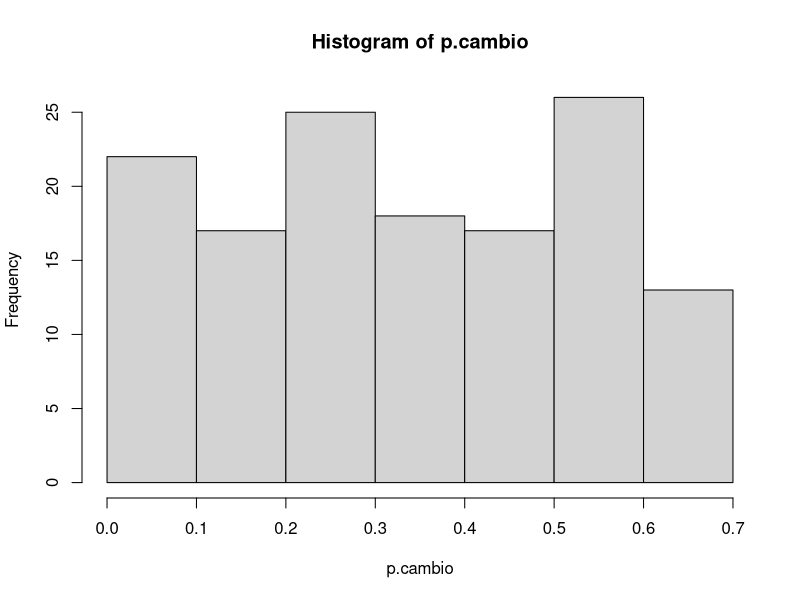
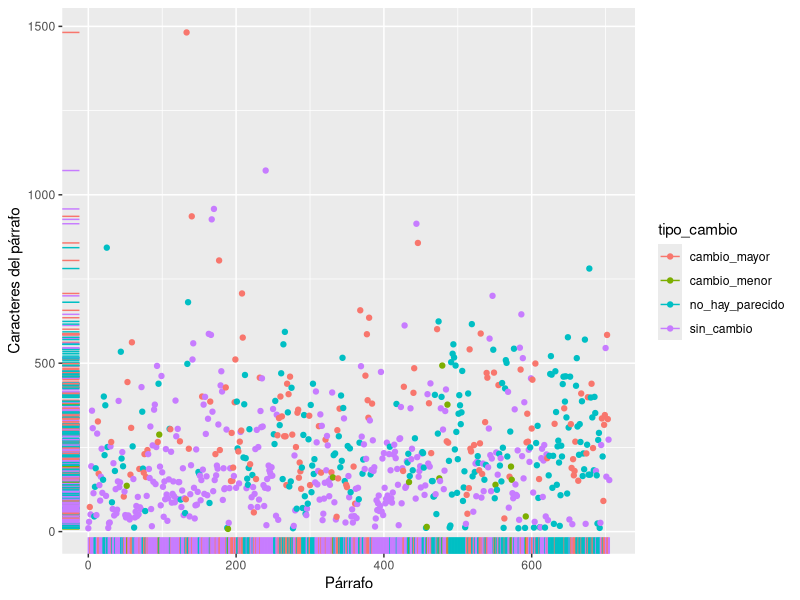
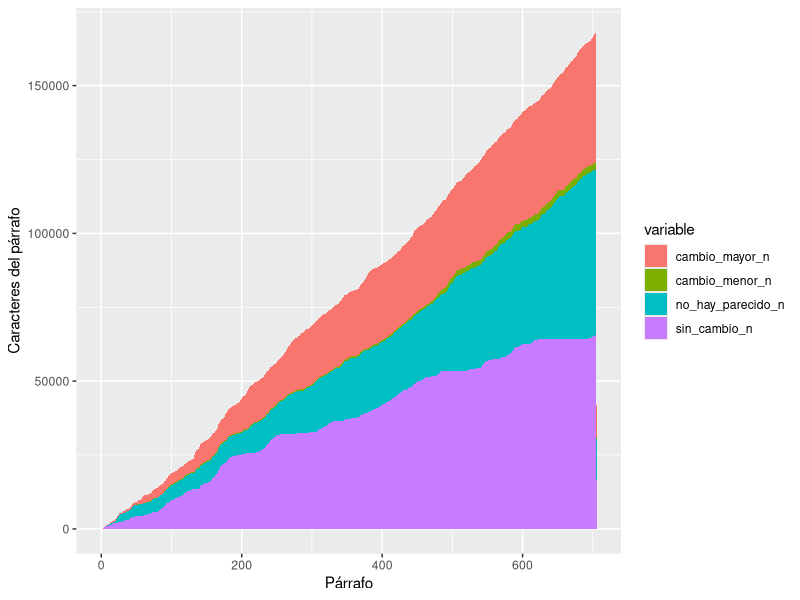
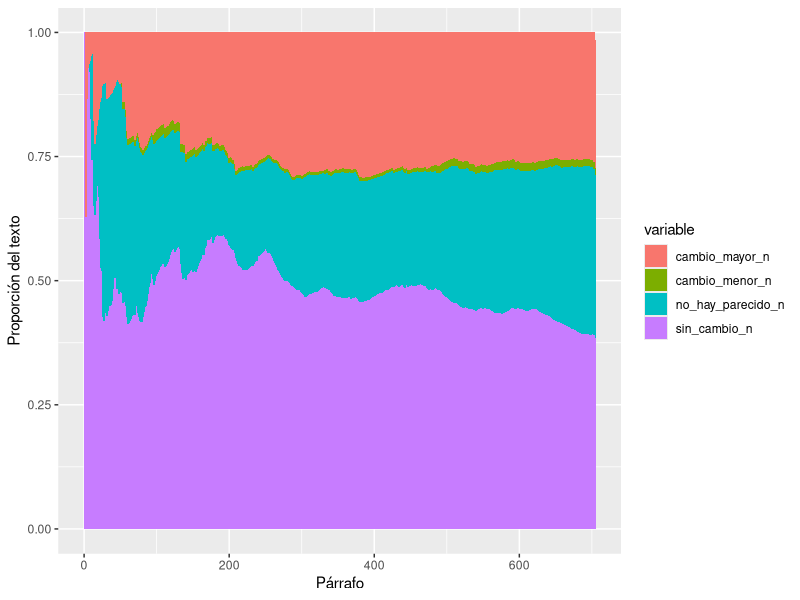

Here is the R script that generated these plots, in order:
## ---- chunk 1
knitr::opts_chunk$set(echo = TRUE)
library(ggplot2)
library(reshape2)
## ---- chunk 2
library(openxlsx)
a<-read.xlsx("d2005_1980.xlsx")
n.tipos=table(a$tipo_cambio)
p.tipos=as.numeric(prop.table(table(a$tipo_cambio)))*100
data.frame(n.tipos, p.tipos)
## ---- chunk 3
carac.por.tipo<-aggregate(a$texto_origen_n,list(tipo=a$tipo_cambio),sum)
total.carac<-sum(carac.por.tipo$x)
carac.por.tipo$p<-100*carac.por.tipo$x/total.carac
data.frame(carac.por.tipo)
## ---- chunk 4
a.cambio.mayor<-a[a$tipo_cambio=="cambio_mayor",]
p.cambio<-a.cambio.mayor$distancia/a.cambio.mayor$texto_origen_n
psych::describe(p.cambio)
hist(p.cambio)
## ---- chunk 5
ggplot(a,aes(x=i,y=texto_origen_n, color=tipo_cambio))+
  geom_point()+
  geom_rug()+
  xlab("Párrafo")+
  ylab("Caracteres del párrafo")
## ---- chunk 6
a2=data.frame(
  cambio_mayor_n=ifelse(a$tipo_cambio=="cambio_mayor",a$texto_origen_n,0),
  cambio_menor_n=ifelse(a$tipo_cambio=="cambio_menor",a$texto_origen_n,0),
  no_hay_parecido_n=ifelse(a$tipo_cambio=="no_hay_parecido",a$texto_origen_n,0),
  sin_cambio_n=ifelse(a$tipo_cambio=="sin_cambio",a$texto_origen_n,0),
  total=a$texto_origen_n
)
a2.c=data.frame(i=a$i,lapply(a2,cumsum))
a2.m=melt(a2.c[,-6],id.vars = "i")

ggplot(a2.m,aes(x=i,y=value, fill=variable))+
  geom_area()+
  xlab("Párrafo")+
  ylab("Caracteres del párrafo")
a2.cp=data.frame(i=a2.c$i, a2.c[,2:5]/a2.c$total)
a2.mp=melt(a2.cp,id.vars = "i")

ggplot(a2.mp,aes(x=i,y=value, fill=variable))+
  geom_area()+
  xlab("Párrafo")+
  ylab("Proporción del texto")

